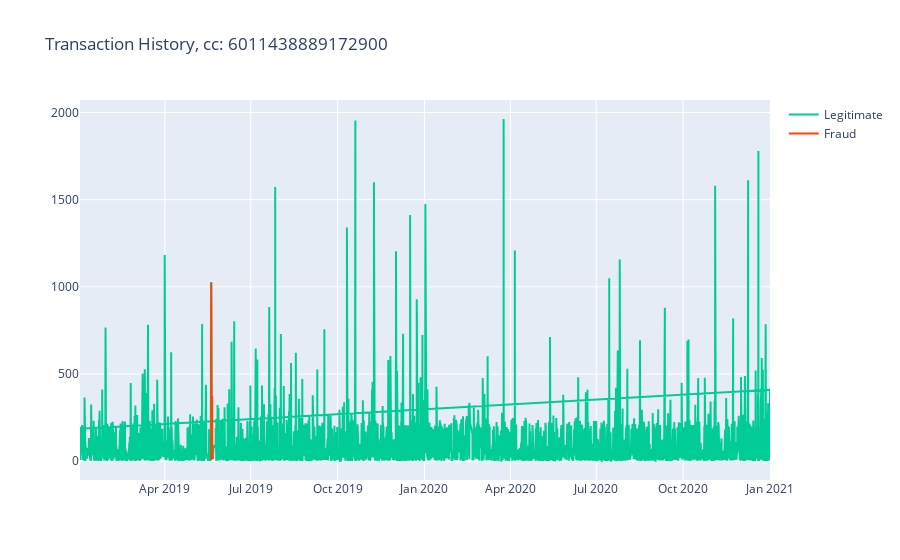

Notebook cell for this chart:
### Code cell
fig = px.line(title='Transaction History, cc: 6011438889172900')
fig.add_scatter(x=cust1['trans_date_trans_time'], y=cust1['amt'], mode='lines', name='Legitimate', line=dict(color='#00cc96'))
fig.add_scatter(x=cust1fraud['trans_date_trans_time'], y=cust1fraud['amt'], mode='lines', name='Fraud', line=dict(color='orangered'))

fig.show()
print("You can zoom, and inspect the hour each transaction occured. To inspect only the Fraud transactions press 'Legitimate'.")

### Figure 1 — Plotly figure (JSON) as saved in the notebook; plotly's stock layout.template omitted (floating-point values rounded to 4 significant figures; data arrays with more than 128 entries replaced by an {"elided": "..."} marker saying what was removed)
{"data": [{"hovertemplate": "<extra></extra>", "legendgroup": "", "line": {"color": "#636efa", "dash": "solid"}, "marker": {"symbol": "circle"}, "mode": "lines", "name": "", "orientation": "v", "showlegend": false, "type": "scatter", "xaxis": "x", "yaxis": "y"}, {"line": {"color": "#00cc96"}, "mode": "lines", "name": "Legitimate", "type": "scatter", "visible": true, "x": {"elided": "4385 str values"}, "y": {"elided": "4385 float values"}}, {"line": {"color": "orangered"}, "mode": "lines", "name": "Fraud", "type": "scatter", "visible": true, "x": ["2019-05-20T01:02:38", "2019-05-20T01:02:54", "2019-05-20T01:18:13", "2019-05-20T01:29:29", "2019-05-20T02:41:43", "2019-05-20T02:48:37", "2019-05-20T03:49:03", "2019-05-20T17:27:08", "2019-05-20T22:03:30", "2019-05-20T23:14:54", "2019-05-21T02:44:10", "2019-05-21T04:15:06", "2019-05-21T23:40:29", "2019-05-21T23:40:42"], "y": [909.2, 449.7, 850.5, 972.8, 7.52, 958.3, 1026.0, 19.82, 127.0, 24.14, 371.7, 14.43, 20.17, 22.51]}], "layout": {"autosize": true, "legend": {"tracegroupgap": 0}, "title": {"text": "Transaction History, cc: 6011438889172900"}, "xaxis": {"anchor": "y", "autorange": true, "domain": [0, 1], "range": ["2019-01-01 04:24:41", "2020-12-31 23:32:24"], "type": "date"}, "yaxis": {"anchor": "x", "autorange": true, "domain": [0, 1], "range": [-108.0, 2072.0], "type": "linear"}}}
